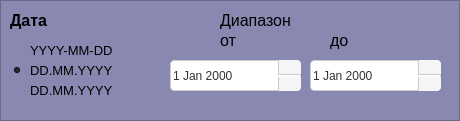
  <widget class="QFrame" name="frameSurname_4">
   <property name="geometry">
    <rect>
     <x>0</x>
     <y>640</y>
     <width>460</width>
     <height>121</height>
    </rect>
   </property>
   <property name="styleSheet">
    <string notr="true">background-color: rgb(137, 136, 176);</string>
   </property>
   <property name="frameShape">
    <enum>QFrame::Shape::StyledPanel</enum>
   </property>
   <property name="frameShadow">
    <enum>QFrame::Shadow::Raised</enum>
   </property>
   <widget class="QLabel" name="label_21">
    <property name="geometry">
     <rect>
      <x>10</x>
      <y>10</y>
      <width>141</width>
      <height>21</height>
     </rect>
    </property>
    <property name="font">
     <font>
      <family>Yu Gothic UI</family>
      <pointsize>12</pointsize>
      <bold>true</bold>
     </font>
    </property>
    <property name="styleSheet">
     <string notr="true">background-color: transparent;
border: none;</string>
    </property>
    <property name="text">
     <string>Дата</string>
    </property>
   </widget>
   <widget class="QLabel" name="label_22">
    <property name="geometry">
     <rect>
      <x>220</x>
      <y>10</y>
      <width>141</width>
      <height>21</height>
     </rect>
    </property>
    <property name="font">
     <font>
      <family>Yu Gothic UI</family>
      <pointsize>12</pointsize>
      <bold>false</bold>
     </font>
    </property>
    <property name="styleSheet">
     <string notr="true">background-color: transparent;
border: none;</string>
    </property>
    <property name="text">
     <string>Диапазон</string>
    </property>
   </widget>
   <widget class="QLabel" name="label_23">
    <property name="geometry">
     <rect>
      <x>220</x>
      <y>30</y>
      <width>111</width>
      <height>21</height>
     </rect>
    </property>
    <property name="font">
     <font>
      <family>Yu Gothic UI</family>
      <pointsize>12</pointsize>
      <bold>false</bold>
     </font>
    </property>
    <property name="styleSheet">
     <string notr="true">background-color: transparent;
border: none;</string>
    </property>
    <property name="text">
     <string>от</string>
    </property>
   </widget>
   <widget class="QLabel" name="label_24">
    <property name="geometry">
     <rect>
      <x>330</x>
      <y>30</y>
      <width>111</width>
      <height>21</height>
     </rect>
    </property>
    <property name="font">
     <font>
      <family>Yu Gothic UI</family>
      <pointsize>12</pointsize>
      <bold>false</bold>
     </font>
    </property>
    <property name="styleSheet">
     <string notr="true">background-color: transparent;
border: none;</string>
    </property>
    <property name="text">
     <string>до</string>
    </property>
   </widget>
   <widget class="QRadioButton" name="radioButtonDateFormat2">
    <property name="geometry">
     <rect>
      <x>10</x>
      <y>60</y>
      <width>111</width>
      <height>21</height>
     </rect>
    </property>
    <property name="font">
     <font>
      <family>Yu Gothic UI</family>
      <pointsize>10</pointsize>
     </font>
    </property>
    <property name="styleSheet">
     <string>background-color: transparent;
border: none;</string>
    </property>
    <property name="text">
     <string>DD.MM.YYYY</string>
    </property>
    <property name="checked">
     <bool>true</bool>
    </property>
   </widget>
   <widget class="QRadioButton" name="radioButtonDateFormat3">
    <property name="geometry">
     <rect>
      <x>10</x>
      <y>80</y>
      <width>111</width>
      <height>21</height>
     </rect>
    </property>
    <property name="font">
     <font>
      <family>Yu Gothic UI</family>
      <pointsize>10</pointsize>
     </font>
    </property>
    <property name="styleSheet">
     <string>background-color: transparent;
border: none;</string>
    </property>
    <property name="text">
     <string>DD.MM.YYYY</string>
    </property>
    <property name="checked">
     <bool>false</bool>
    </property>
   </widget>
   <widget class="QRadioButton" name="radioButtonDateFormat1">
    <property name="geometry">
     <rect>
      <x>10</x>
      <y>40</y>
      <width>111</width>
      <height>21</height>
     </rect>
    </property>
    <property name="font">
     <font>
      <family>Yu Gothic UI</family>
      <pointsize>10</pointsize>
     </font>
    </property>
    <property name="styleSheet">
     <string>background-color: transparent;
border: none;</string>
    </property>
    <property name="text">
     <string>YYYY-MM-DD</string>
    </property>
    <property name="checked">
     <bool>false</bool>
    </property>
   </widget>
   <widget class="QDateEdit" name="dateEditDateMin">
    <property name="geometry">
     <rect>
      <x>170</x>
      <y>60</y>
      <width>131</width>
      <height>31</height>
     </rect>
    </property>
    <property name="styleSheet">
     <string notr="true">/* Общий стиль для поля даты */
QDateEdit {
    padding-right: 24px; /* Освобождаем место справа, чтобы клики не перекрывались */
    border: 1px solid #cccccc;
    border-radius: 4px;
    background-color: #ffffff;
    selection-background-color: rgb(111, 111, 166);
    color: #333333;
}

/* Кнопка &quot;Вверх&quot; (в верхнем правом углу) */
QDateEdit::up-button {
    subcontrol-origin: border;
    subcontrol-position: top right; 
    width: 22px;
    height: 14px; 
    border-left: 1px solid #cccccc;
    border-bottom: 1px solid #cccccc;
    background: #f5f5f5;
    border-top-right-radius: 4px;
}

/* Кнопка &quot;Вниз&quot; (в нижнем правом углу) */
QDateEdit::down-button {
    subcontrol-origin: border;
    subcontrol-position: bottom right;
    width: 22px;
    height: 14px;
    border-left: 1px solid #cccccc;
    background: #f5f5f5;
    border-bottom-right-radius: 4px;
}

/* Стили при наведении на кнопки */
QDateEdit::up-button:hover, QDateEdit::down-button:hover {
    background: #e0e0e0;
}

/* Стили при клике */
QDateEdit::up-button:pressed, QDateEdit::down-button:pressed {
    background: #cdcdcd;
}

/* --- Отрисовка стрелочек через CSS-границы (border-трюк) --- */

/* Стрелка ВВЕРХ */
QDateEdit::up-arrow {
    image: none; 
    border-left: 5px solid transparent;
    border-right: 5px solid transparent;
    border-bottom: none;
    width: 0px;
    height: 0px;
}

/* Подсветка стрелки ВВЕРХ при наведении */
QDateEdit::up-arrow:hover {
    border-bottom-color: #000000;
}

/* Стрелка ВНИЗ */
QDateEdit::down-arrow {
    image: none;
    border-left: 5px solid transparent;
    border-right: 5px solid transparent;
    border-top:  none; 
    width: 0px;
    height: 0px;
}

/* Подсветка стрелки ВНИЗ при наведении */
QDateEdit::down-arrow:hover {
    border-top-color: #000000;
}</string>
    </property>
   </widget>
   <widget class="QDateEdit" name="dateEditDateMax">
    <property name="geometry">
     <rect>
      <x>310</x>
      <y>60</y>
      <width>131</width>
      <height>31</height>
     </rect>
    </property>
    <property name="styleSheet">
     <string notr="true">/* Общий стиль для поля даты */
QDateEdit {
    padding-right: 24px; /* Освобождаем место справа, чтобы клики не перекрывались */
    border: 1px solid #cccccc;
    border-radius: 4px;
    background-color: #ffffff;
    selection-background-color: rgb(111, 111, 166);
    color: #333333;
}

/* Кнопка &quot;Вверх&quot; (в верхнем правом углу) */
QDateEdit::up-button {
    subcontrol-origin: border;
    subcontrol-position: top right; 
    width: 22px;
    height: 14px; 
    border-left: 1px solid #cccccc;
    border-bottom: 1px solid #cccccc;
    background: #f5f5f5;
    border-top-right-radius: 4px;
}

/* Кнопка &quot;Вниз&quot; (в нижнем правом углу) */
QDateEdit::down-button {
    subcontrol-origin: border;
    subcontrol-position: bottom right;
    width: 22px;
    height: 14px;
    border-left: 1px solid #cccccc;
    background: #f5f5f5;
    border-bottom-right-radius: 4px;
}

/* Стили при наведении на кнопки */
QDateEdit::up-button:hover, QDateEdit::down-button:hover {
    background: #e0e0e0;
}

/* Стили при клике */
QDateEdit::up-button:pressed, QDateEdit::down-button:pressed {
    background: #cdcdcd;
}

/* --- Отрисовка стрелочек через CSS-границы (border-трюк) --- */

/* Стрелка ВВЕРХ */
QDateEdit::up-arrow {
    image: none; 
    border-left: 5px solid transparent;
    border-right: 5px solid transparent;
    border-bottom: none;
    width: 0px;
    height: 0px;
}

/* Подсветка стрелки ВВЕРХ при наведении */
QDateEdit::up-arrow:hover {
    border-bottom-color: #000000;
}

/* Стрелка ВНИЗ */
QDateEdit::down-arrow {
    image: none;
    border-left: 5px solid transparent;
    border-right: 5px solid transparent;
    border-top:  none; 
    width: 0px;
    height: 0px;
}

/* Подсветка стрелки ВНИЗ при наведении */
QDateEdit::down-arrow:hover {
    border-top-color: #000000;
}</string>
    </property>
   </widget>
  </widget>
